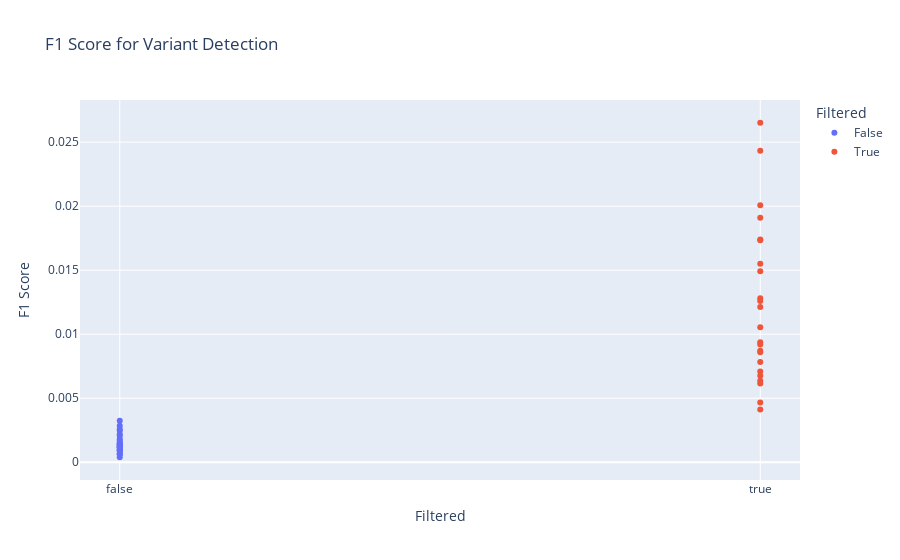

Notebook cell for this chart:
### Code cell
# Plotting F1 metrics
fig = px.scatter(df, x='Filtered', y='F1_Score', title='F1 Score for Variant Detection',
             labels={'F1_Score': 'F1 Score', 'Filtered': 'Filtered'},
             color='Filtered')

fig.show()

### Figure 1 — Plotly figure (JSON) as saved in the notebook; plotly's stock layout.template omitted (floating-point values rounded to 4 significant figures)
{"data": [{"hovertemplate": "Filtered=%{x}<br>F1 Score=%{y}<extra></extra>", "legendgroup": "False", "marker": {"color": "#636efa", "symbol": "circle"}, "mode": "markers", "name": "False", "orientation": "v", "showlegend": true, "type": "scatter", "x": [false, false, false, false, false, false, false, false, false, false, false, false, false, false, false, false, false, false, false, false, false, false, false, false, false, false, false, false], "xaxis": "x", "y": [0.0003904, 0.0009086, 0.001426, 0.001428, 0.001029, null, 0.001296, 0.0006478, 0.0006506, 0.001297, 0.00219, 0.002459, null, 0.001168, 0.003239, 0.0009094, 0.001169, 0.0009103, 0.001295, 0.002858, 0.002572, 0.001555, 0.0006505, 0.001429, 0.001168, 0.001818, 0.002079, 0.001689], "yaxis": "y"}, {"hovertemplate": "Filtered=%{x}<br>F1 Score=%{y}<extra></extra>", "legendgroup": "True", "marker": {"color": "#EF553B", "symbol": "circle"}, "mode": "markers", "name": "True", "orientation": "v", "showlegend": true, "type": "scatter", "x": [true, true, true, true, true, true, true, true, true, true, true, true, true, true, true, true, true, true, true, true, true, true, true, true, true, true, true, true], "xaxis": "x", "y": [null, 0.006749, 0.009379, 0.01281, 0.008715, null, 0.006369, 0.006154, null, 0.01259, 0.0191, 0.01741, null, 0.01055, 0.02433, 0.004128, 0.009195, 0.004662, 0.007084, 0.02652, 0.01491, 0.0155, null, 0.007835, 0.01213, 0.01734, 0.02007, 0.008584], "yaxis": "y"}], "layout": {"legend": {"title": {"text": "Filtered"}, "tracegroupgap": 0}, "title": {"text": "F1 Score for Variant Detection"}, "xaxis": {"anchor": "y", "categoryarray": [false, true], "categoryorder": "array", "domain": [0, 1], "title": {"text": "Filtered"}}, "yaxis": {"anchor": "x", "domain": [0, 1], "title": {"text": "F1 Score"}}}}
